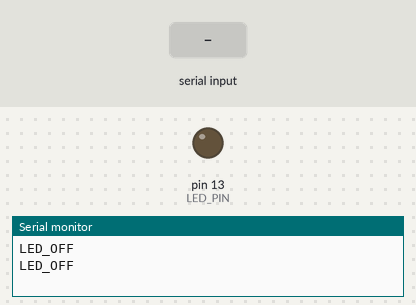
Bench run of a sketch on a simulated Arduino Uno, built with avr-gcc and run on an emulated ATmega328P. Shown: output pins drawn as LEDs (lit = HIGH), the last lines printed to the serial monitor. Dashed ring = blinking. The inputs (shaded band) are chosen by the test bench.

Above: at 1.2 s.
1.3 s: "C" received over Serial
At 3.8 s:
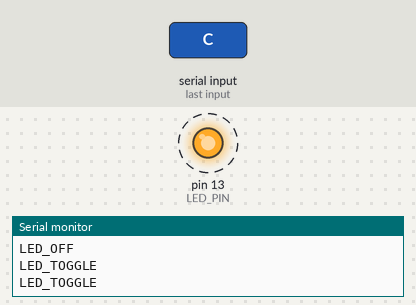
Timing chart, 0 to 10.3 s (numbered marks = the images above; inputs shaded):
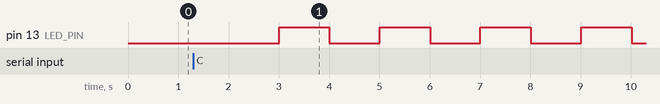

Measured:
- after the input at 1.3 s, pin 13 (LED_PIN): alternates HIGH for 1.0 s and LOW for 1.0 s, starting after 1.7 s

The sketch:

EJ_FSM_2.ino
```cpp
#include "FSM_led.h"

#define UN_SEGUNDO   1000
#define LED_PIN      13

unsigned long millis_actual, millis_trig;

/****************************
   SETUP FUNCTION
 ***************************/
void setup()
{
  // put your setup code here, to run once:
  Serial.begin(115200);
  FSM_init(LED_PIN);
}

/****************************
   LOOP FUNCTION
 ***************************/
void loop()
{
  // put your main code here, to run repeatedly:
  millis_actual = millis();
  if ( millis_actual > millis_trig)
  {
    millis_trig = millis_actual + UN_SEGUNDO;
    FSM_update();
    FSM_debug();
  }
}
```

FSM_led.cpp
```cpp
// ESTE ES FSM_led.cpp
// Acá se escriben las implementaciones

// "PRIVADO"
#include "FSM_led.h"

/****************
   Tipo de dato
 ***************/
typedef enum {
  LED_ON,
  LED_OFF,
  LED_TOGGLE
} estadoFSM_t;

estadoFSM_t estado;
uint8_t pinLed;

bool leer_boton(); // funcion es privada

/****************************
   FSM_init FUNCTION
 ***************************/
// Inicializar el estado de la FSM
void FSM_init(uint8_t pin)
{
  estado = LED_OFF;
  pinLed = pin;
  pinMode(pinLed, OUTPUT);
}

/****************************
   FSM_update FUNCTION
 ***************************/
// Actualiza el estado de la FSM
void FSM_update()
{
  switch (estado)
  {
    case LED_ON:
      // Establezco el estado
      digitalWrite(pinLed, HIGH);
      // Checkeo transiciones
      if (leer_boton())
      {
        estado = LED_OFF;
      }
      break;

    case LED_OFF:
      // Establezco el estado
      digitalWrite(pinLed, LOW);
      // Checkeo transiciones
      if (leer_boton())
      {
        estado = LED_TOGGLE;
      }
      break;

    case LED_TOGGLE:
      // Establezco el estado
      digitalWrite(pinLed, !digitalRead(pinLed));
      // Checkeo transiciones
      if (leer_boton())
      {
        estado = LED_ON;
      }
      break;
  }
}

/****************************
   FSM_debug FUNCTION
 ***************************/
// Actualiza el estado de la FSM
void FSM_debug() {
  switch (estado) {
    case LED_ON:
      Serial.println("LED_ON");
      break;

    case LED_OFF:
      Serial.println("LED_OFF");
      break;
    case LED_TOGGLE:
      Serial.println("LED_TOGGLE");
      break;
  }
}

/****************************
   leer_boton FUNCTION
 ***************************/
bool leer_boton()
{
  if (Serial.available() > 0)
  {
    if (Serial.read() == 'C')
      return true;
    else
      return false;
  }
}
```

FSM_led.h
```cpp
// ESTE ES FSM_led.h
// "PUBLICO"

/*
   Esta es una maquina de estados que prende y apaga un led
   Autor: soy Yo
*/

#ifndef FSM_LED_H
#define FSM_LED_H

#include <Arduino.h>

/*******************
    Prototipos de funciones
 ******************/
void FSM_init(uint8_t pin);        // Inicializa la maquina de estados
void FSM_update();      // Actualiza la FSM
void FSM_debug();       // Muestra en el monitor serie el estado de la FSM

#endif
```
